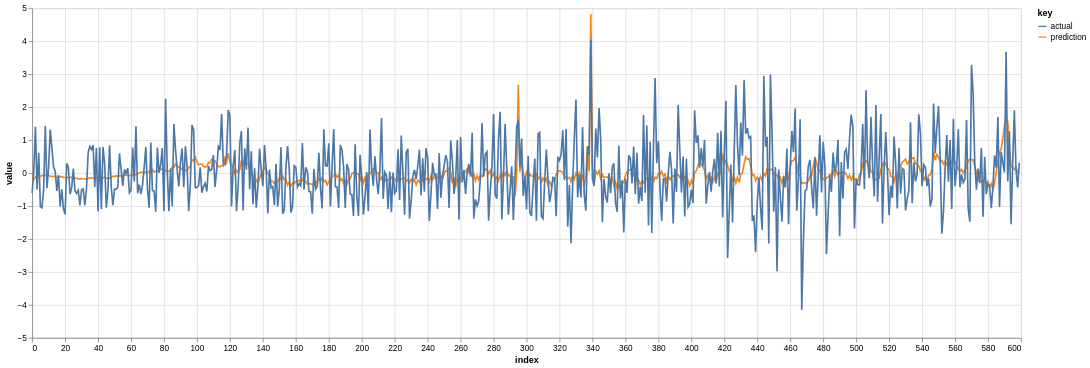

Notebook code cell kept with this figure:
### Markdown cell above
An element from the above batch is encoded, decoded, and a prediction plotted

### Code cell
# i = 0
# i = 1
i = 25

# indexes from the above batch
i_s, *_ = batch

def plot_prediction(ds, i):
    
    x = ds[i][1].numpy()
    x_pred, z_mean, z_sd = model(x, jr.PRNGKey(42))
    display(ds.metadata_df.loc[i])
    df = pd.DataFrame({'prediction': x_pred[0], 'actual': x.ravel()})
    n_rows = 2000
    
    return trapallada.plot.df(df.iloc[:n_rows])

# plot_prediction(ds, 25)
plot_prediction(ds, i_s[i].item())

### Figure 1 — Vega-Lite specification as saved in the notebook (floating-point values rounded to 4 significant figures; data arrays with more than 128 entries replaced by an {"elided": "..."} marker saying what was removed)
{"config": {"view": {"continuousWidth": 300, "continuousHeight": 300}}, "data": {"name": "data-01d9500e21e8d4b7ce954d64bbab6edd"}, "mark": {"type": "line"}, "encoding": {"color": {"field": "key", "type": "nominal"}, "x": {"field": "index", "type": "quantitative"}, "y": {"field": "value", "type": "quantitative"}}, "height": 400, "transform": [{"fold": ["prediction", "actual"]}], "width": 1200, "$schema": "https://vega.github.io/schema/vega-lite/v5.8.0.json", "datasets": {"data-01d9500e21e8d4b7ce954d64bbab6edd": {"elided": "600 records"}}}
